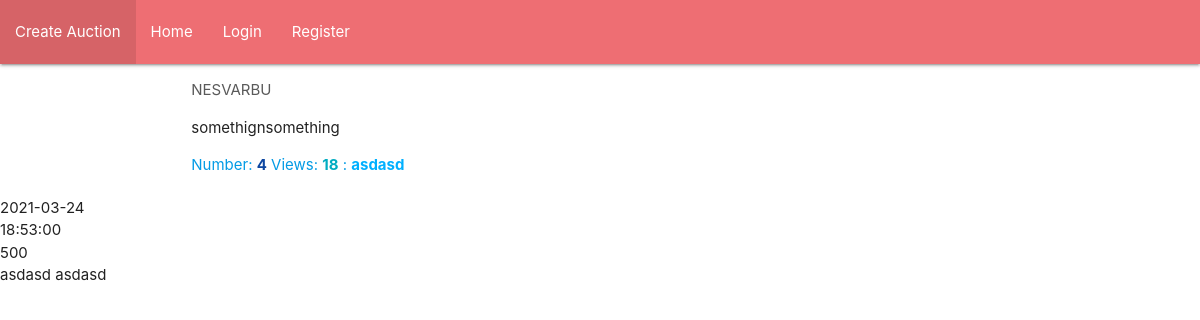
The page /auction/4 on the database its author committed.
### models/auction.py (models this page shows)
class Auction(db.Model):
    __tablename__ = 'Auction'
    id = db.Column(db.Integer, primary_key=True)
    title = db.Column(db.String(30), nullable=False)
    category = db.Column(db.String(50), nullable=False)
    description = db.Column(db.String(200), nullable=False)
    city = db.Column(db.String(30), nullable=False)
    minimum_price = db.Column(db.Integer, nullable=False)
    auction_image = db.Column(db.String(256), nullable=False)
    end_day = db.Column(db.Date, default=datetime.datetime.now())
    end_hour = db.Column(db.Time, default=datetime.time())
    views = db.Column(db.Integer, default=0)
    offers = db.relationship('Offer', backref='auction', lazy=True)
    user_id = db.Column(db.Integer, db.ForeignKey('User.id'), nullable=False)

### models/user.py (models this page shows)
class User(db.Model):
    __tablename__ = "User"
    id = db.Column(db.Integer, primary_key=True)
    first_name = db.Column(db.String(30), nullable=False)
    last_name = db.Column(db.String(30), nullable=False)
    username = db.Column(db.String(30), unique=True, nullable=True)
    password = db.Column(db.String(30), nullable=False)
    email = db.Column(db.String(50),unique=True, nullable=True)
    address = db.Column(db.String(30), nullable=False)
    image = db.Column(db.String(256), nullable=True, default="default_profile_image.jpg")
    auctions = db.relationship('Auction', backref='user', lazy=True)

### views/auctiondetail.py (the view, shortened to what this page needs)
class AuctionDetails(MethodView):
    def get(self, auction_id):
        auction = Auction.query.filter_by(id=auction_id).first()
        if auction is None:
            return redirect(url_for('index'))
        user = User.query.filter_by(id=auction.user_id).first()
        auction.views += 1
        db.session.commit()
        offers_by_auction = Offer.query.filter_by(
            auction_id=auction.id).order_by(Offer.price.desc()).limit(5).all()
        user_offers = []
        if offers_by_auction is not None:
            for offer in offers_by_auction:
                user_offers.append(User.query.filter_by(id=offer.user_id).first())
        session_user = session.get('username')
        if user.username == session_user:
            session_user = None
        return render_template('auction.html',
                               auction=auction,
                               user=user,
                               offers_by_auction=offers_by_auction,
                               user_offers=user_offers,
                               session=session_user)

### templates/auction.html (shortened to what this page needs)
<!DOCTYPE html>
<html lang="en">
{% include 'base.html' %}
<head>
</head>
<body>
<div class="container">
    <div class="row">
        <div class="col s12 m8">
            <div class="card">
                <div class="title col s12 m8">
                </div>
            </div>
            <div class="card-content">
                <div>
                    <span style="color: #5a5a5a">{{ auction.city|upper }}</span>
                </div>
                <p>{{ auction.description }}</p>
            </div>
            <div class="card-action">
                <a href="#">Number: <b style="color: #0D47A1">{{ auction.id }}</b></a>
                <a href="#">Views: <b style="color: #00acc1">{{ auction.views }}</b></a>
                <a href="#">: <b style="color: #00b0ff">{{ user.username }}</b></a>
            </div>
        </div>
    </div>
</div>
{{ auction.end_day }}<br>
{{ auction.end_hour }}<br>
{{ auction.minimum_price }}<br>
{{ user.first_name }} {{ user.last_name }}
</body>
</html>

### rows shown on the page
Auction: city "NESVARBU", description "somethignsomething", id "4", views "18", end_day "2021-03-24", end_hour "18:53:00", minimum_price "500"
User: username "asdasd", first_name "asdasd", last_name "asdasd"
